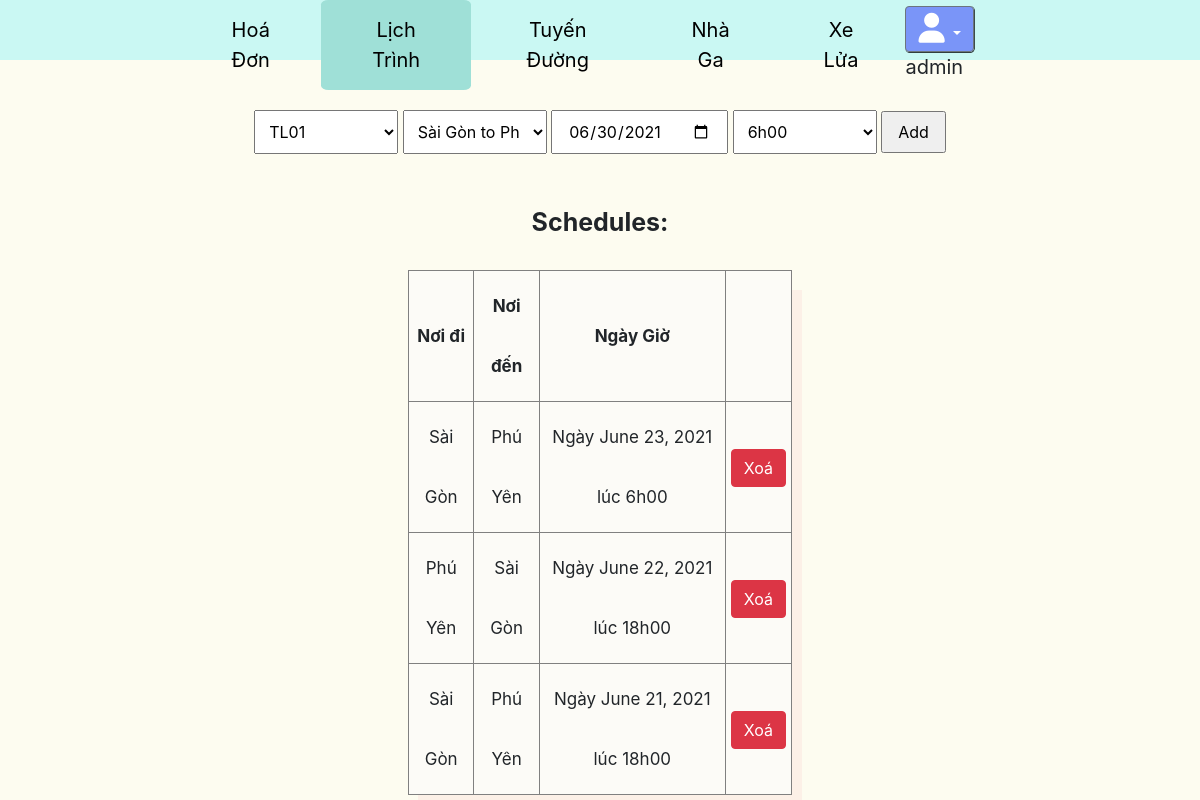
The app's page /schedules/ (signed in), older data.
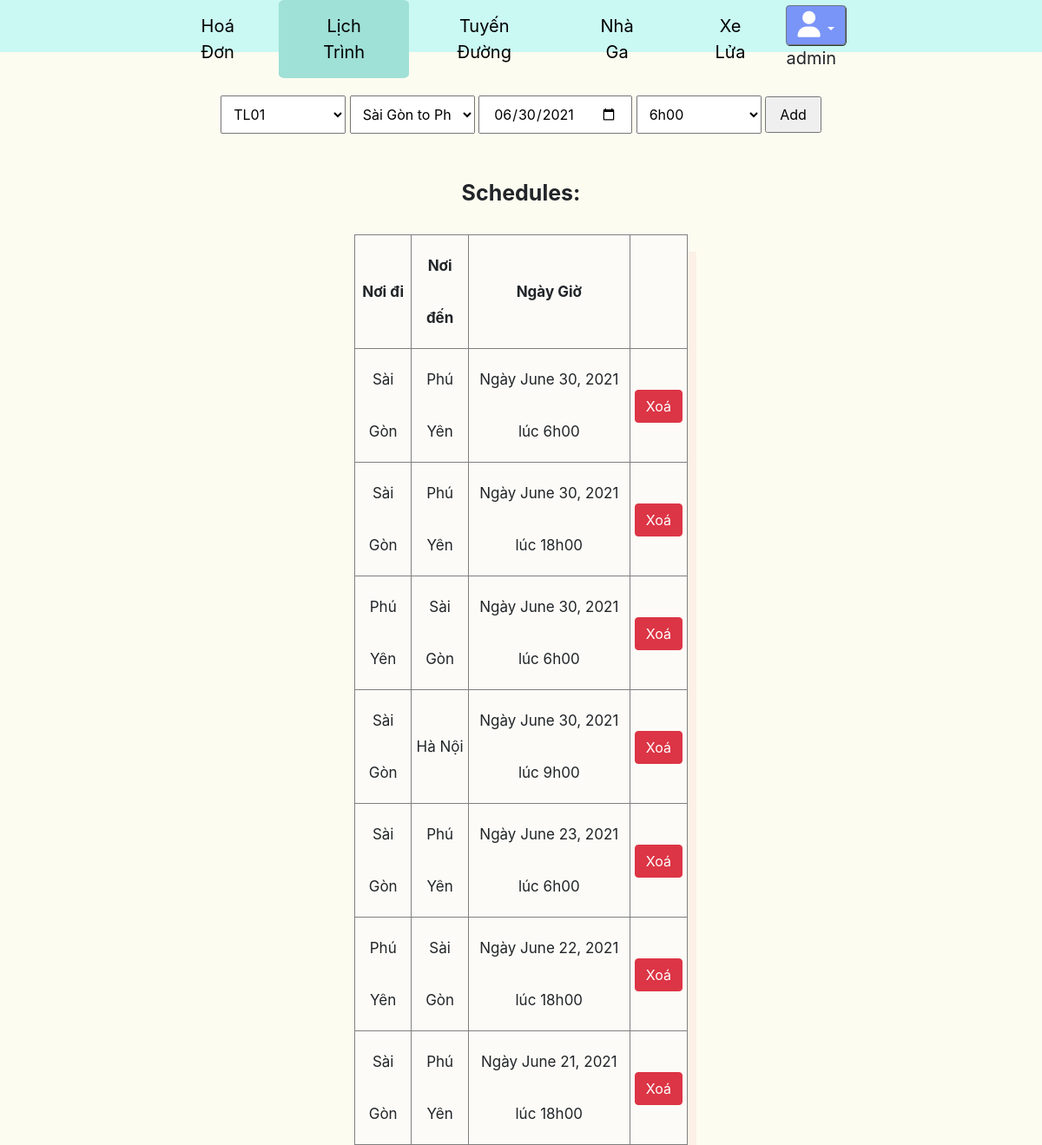
The same page, newer data.
### core/models.py (models this page shows, shortened)
class Schedule(models.Model):
    train = models.ForeignKey(Train, related_name='trains', on_delete=models.CASCADE)
    start_day = models.DateField(auto_now=False, auto_now_add=False)
    start_time = models.TimeField(choices=TIME_SCHEDULE_CHOICE)
    route = models.ForeignKey(Route, related_name='routes', on_delete=models.CASCADE)
    status = models.CharField(default = "", max_length=50, null=True,blank=True)

class Route(models.Model):
    departure = models.ForeignKey(Station, related_name='stations_departure', on_delete=models.CASCADE)
    destination = models.ForeignKey(Station, related_name='stations_destination', on_delete=models.CASCADE)
    def __str__(self) -> str:
        return self.departure.name + " to " + self.destination.name

class Station(models.Model):
    name = models.CharField(default = "", max_length = 50)
    address = models.CharField(default = "",max_length = 255)
    def __str__(self) -> str:
        return self.name

### core/views.py (the view, shortened to what this page needs)
# urls.py: path('schedules/', Schedules.as_view(), name='schedules'),
@method_decorator(staff_member_required, name='dispatch')
class Schedules(View):
    def get(self,request):
        trains = Train.objects.all()
        routes = Route.objects.all()
        schedules = Schedule.objects.all().order_by('-start_day')
        context = {
            'schedules':schedules,
            'trains':trains,
            'routes':routes,
        }
        return render(request, 'core/schedules.html',context)

### core/models.py (called while the page is built)
    def __str__(self) -> str:
        return self.name

### core/templates/core/schedules.html (shortened to what this page needs)
{% extends 'core/base_manage.html' %} {% load static %} {% block head %}
<link rel="stylesheet" href="{% static 'css/RTT.css' %}" />
{% endblock head %}
{% block contain %}
<div class="main">
  <form action="" method="post">
    <select name="train">
      {% for train in trains %}
      <option value="{{train.id}}">{{train}}</option>
      {% endfor %}
    </select>
    <select name="route">
      {% for route in routes %}
      <option value="{{route.id}}">{{route}}</option>
      {% endfor %}
    </select>
    <input type="date" name="start_day" id="start_day" required />
    <select name="start_time">
      <option value="06:00:00">6h00</option>
    </select>
    <input type="submit" value="Add" />
  </form>
  <fieldset>
    <legend id="myLegend">Schedules:</legend>
    <table border="1px solid gray">
      <tr border="1px solid gray">
        <th style="padding: 5px">Nơi đi</th>
        <th style="padding: 5px">Nơi đến</th>
        <th style="padding: 5px">Ngày Giờ</th>
        <th style="padding: 5px"></th>
      </tr>
      {% for schedule in schedules %}
      <tr border="1px solid gray">
        <td style="padding: 5px">{{schedule.route.departure}}</td>
        <td style="padding: 5px">{{schedule.route.destination}}</td>
        <td style="padding: 5px">
          Ngày {{schedule.start_day}} lúc {{schedule.get_start_time_display}}
        </td>
        <td style="padding: 5px"><button class="btn btn-danger"><a style="color:white" href="{% url 'delete-schedule' schedule.id %}">Xoá</a></button></td>
      </tr>
      {% endfor %}
    </table>
  </fieldset>
</div>
{% endblock contain %}

Row changes from the older to the newer data that the page shows:
added Schedule: route.departure "Sài Gòn", route.destination "Phú Yên", start_day "June 30, 2021", start_time "6h00"
added Schedule: route.departure "Sài Gòn", route.destination "Phú Yên", start_day "June 30, 2021", start_time "18h00"
added Schedule: route.departure "Phú Yên", route.destination "Sài Gòn", start_day "June 30, 2021", start_time "6h00"
added Schedule: route.departure "Sài Gòn", route.destination "Hà Nội", start_day "June 30, 2021", start_time "9h00"
